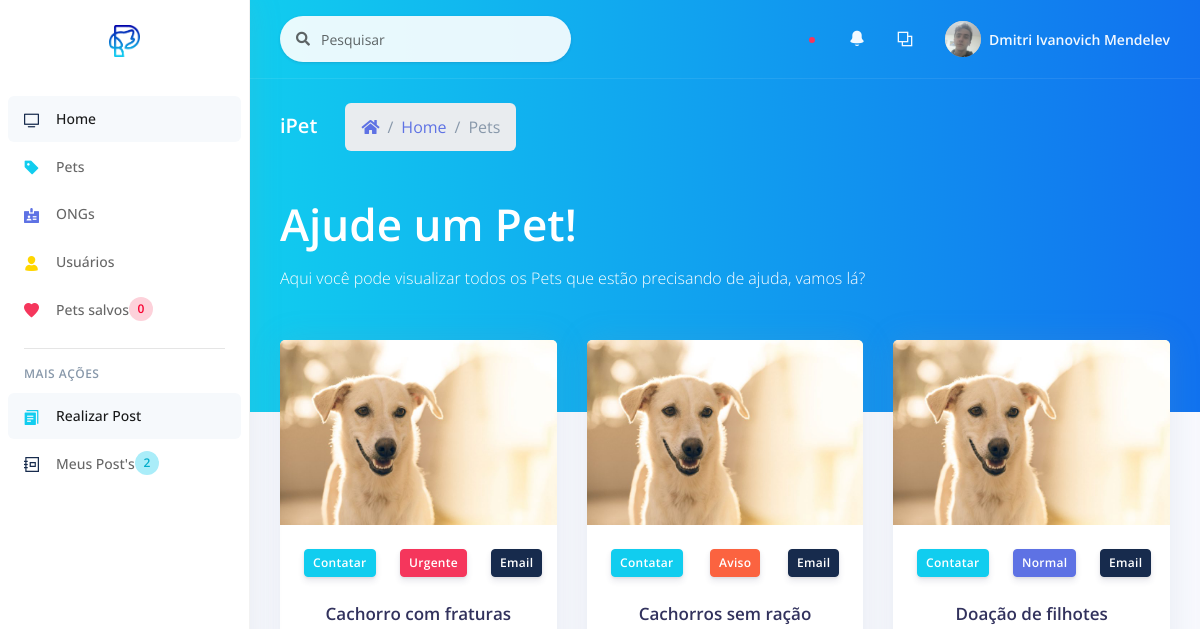
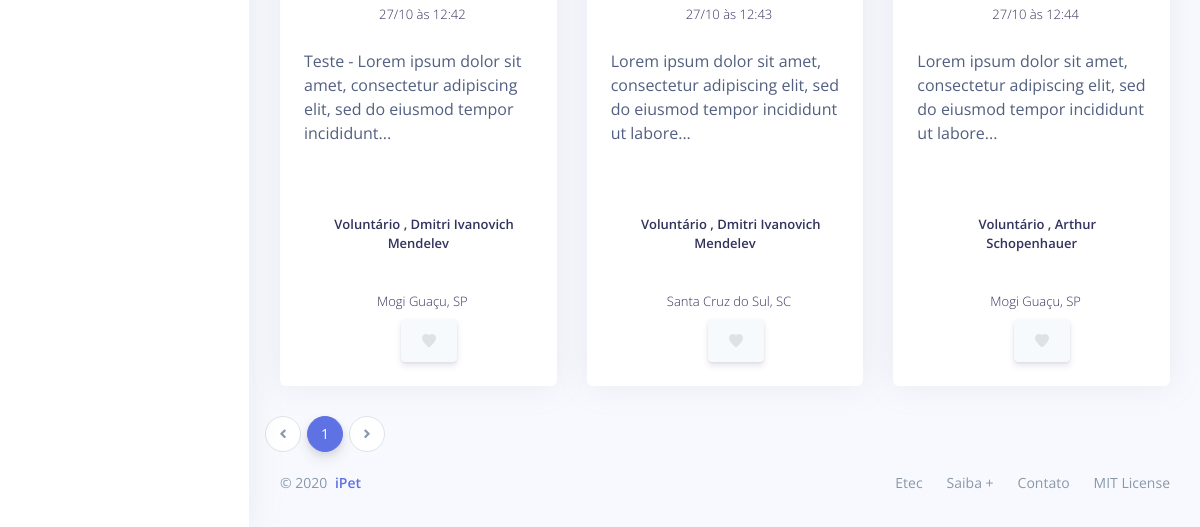
/_site/_adm/list/list_pets.php (signed in), run on an earlier commit of the app's database (2 pictures, top to bottom).
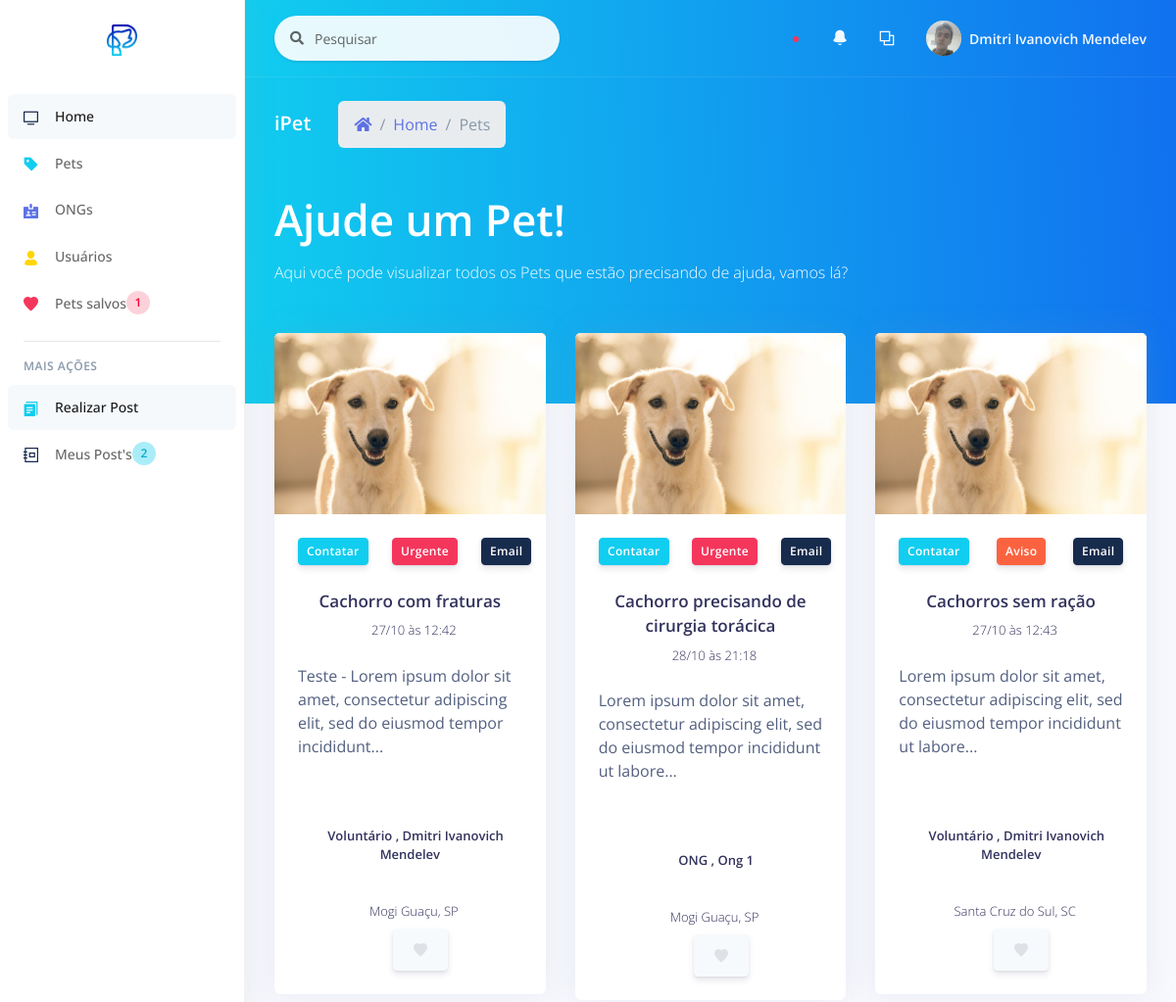
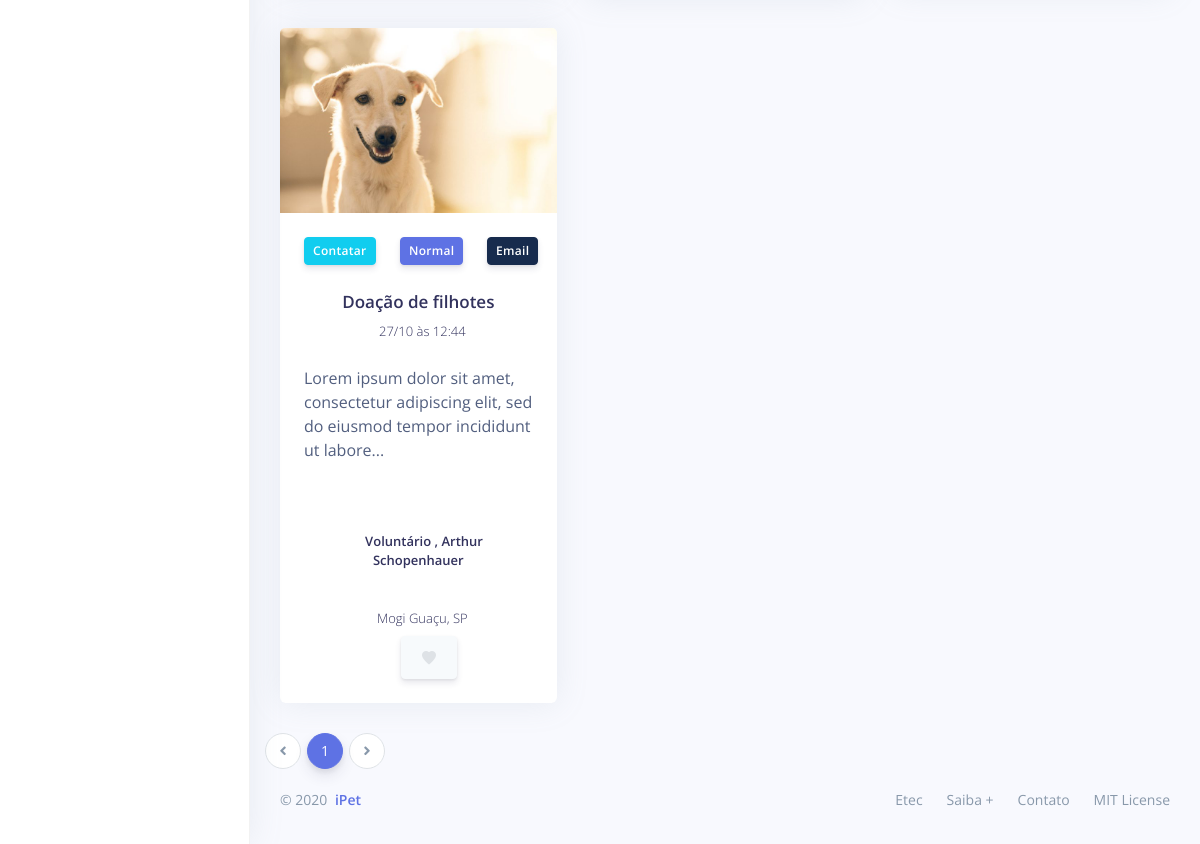
And on a later commit of the database (2 pictures, top to bottom).
### tables this page shows
CREATE TABLE `post` (
  `id_post` int(11) NOT NULL,
  `id_author` varchar(11) NOT NULL,
  `cpf_author` varchar(20) NOT NULL,
  `ranking_author` int(11) NOT NULL,
  `author` varchar(100) NOT NULL,
  `city_author` varchar(100) NOT NULL,
  `uf` varchar(2) NOT NULL,
  `title` varchar(100) NOT NULL,
  `text` text NOT NULL,
  `telephone` varchar(30) NOT NULL,
  `email` varchar(100) NOT NULL,
  `instagram` varchar(100) DEFAULT NULL,
  `type` int(11) NOT NULL,
  `created_at` varchar(20) NOT NULL,
  `image` varchar(100) NOT NULL,
  `image_author` varchar(100) NOT NULL
);

### _site/_adm/list/list_pets.php (the view, shortened to what this page needs)
<?php
include_once('../../controller/connect.php');
?>
<!DOCTYPE html>
<html>
<head>
  <?php
    include_once "../../assets/components/styles.php";
  ?>
</head>
<body>
  <?php
    include_once "../components/sidenav.php";
  ?>
  <div class="main-content" id="panel">
    <?php
      include_once "../components/top_nav.php";
    ?>
    <div class="header bg-gradient-info pb-6">
      <div class="container-fluid">
        <div class="header-body">
          <div class="row align-items-center py-4">
            <div class="col-lg-6 col-7">
              <h6 class="h2 text-white d-inline-block mb-0">iPet</h6>
              <nav aria-label="breadcrumb" class="d-none d-md-inline-block ml-md-4">
                <ol class="breadcrumb breadcrumb-links breadcrumb-dark">
                  <li class="breadcrumb-item"><a href="<?= BASE . '_site/_user/home.php'; ?>"><i class="fas fa-home"></i></a></li>
                  <li class="breadcrumb-item"><a href="<?= BASE . '_site/_user/home.php'; ?>">Home</a></li>
                  <li class="breadcrumb-item active" aria-current="page">Pets</li>
                </ol>
              </nav>
            </div>
          </div>
          <div class="row">
            <div class="col">
            <h1 class="display-2 text-white">Ajude um Pet!</h1>
            <p class="text-white mt-0 mb-5">Aqui você pode visualizar todos os Pets que estão precisando de ajuda, vamos lá?</p>
            </div>
          </div>
        </div>
      </div>
    </div>
    <div class="container-fluid mt--6">
                <?php
                  $num_page_itens = 9;
                  $page = (isset($_GET['page']))? $_GET['page'] : 1;
                  $sql_num_post = "SELECT * FROM post";
                  $res_num_post = mysqli_query($con, $sql_num_post);
                  $init = ($num_page_itens*$page)-$num_page_itens;
                  $sql_post = "SELECT * FROM post ORDER BY type DESC LIMIT $init, $num_page_itens";
                  $res_post = mysqli_query($con, $sql_post);
                  $array_post = mysqli_fetch_assoc($res_post);
                  $quanty_posts = mysqli_num_rows($res_num_post);
                  $num_pages = ceil($quanty_posts/$num_page_itens);
                ?>
      <div class="row">
      <?php
        if($quanty_posts):
        do{
      ?>
        <div class="col-xl-4 order-xl-2">
          <div class="card card-profile">
            <img src="<?= PUBLICO . 'img/posts/' . $array_post['image']; ?>" alt="Imagem de perfil" class="card-img-top">
            <div class="card-header text-center border-0 pt-8 pt-md-4 pb-0 pb-md-4">
              <div class="d-flex justify-content-between">
                <button type="button" data-toggle="modal" class="btn btn-sm btn-info  mr-4" data-target="#modalContatar<?= $array_post['id_post']; ?>">Contatar</button>
                <button type="button" data-toggle="modal" class="btn btn-sm btn-<?php
                  if($array_post['type'] == 3){
                    echo "danger";
                  } elseif ($array_post['type'] == 2) {
                    echo "warning";
                  } else{
                    echo "primary";
                  }
                ?>  mr-4" data-target="<?php
                if($array_post['type'] == 3){
                  echo "#modal-notification-danger" . $array_post['id_post'];
                } elseif ($array_post['type'] == 2) {
                  echo "#modal-notification-warning" . $array_post['id_post'];
                } else{
                  echo "#modal-notification-primary" . $array_post['id_post'];
                }
              ?>
                ">
                <?php
                  if($array_post['type'] == 3){
                    echo "Urgente";
                  } elseif ($array_post['type'] == 2) {
                    echo "Aviso";
                  } else{
                    echo "Normal";
                  }
                ?>
                </button>
                <button type="button" data-toggle="modal" class="btn btn-sm btn-default float-right" data-target="#modalEmail<?= $array_post['id_post']; ?>">Email</button>
              </div>
            </div>
            <div class="card-body pt-0">
              <div class="text-center">
                <h5 class="h3">
                  <?= $array_post['title']; ?>
                </h5>
                <div class="h5 font-weight-300">
                <?php
                $date = date_create($array_post['created_at']);
                ?>
                  <i class="ni location_pin mr-2"></i><?= date_format($date, 'd/m') . " às " . date_format($date, 'H:i') ?>
                </div>
              </div>
              <div class="row">
                <div class="col">
                  <div class="card-profile-stats d-flex">
                  <?php
                  $string = strip_tags($array_post['text']);
                  if (strlen($string) > 100) {
                      $stringCut = substr($string, 0, 100);
                      $endPoint = strrpos($stringCut, ' ');
                      $string = $endPoint? substr($stringCut, 0, $endPoint) : substr($stringCut, 0);
                      $string .= '...';
                  }
                  echo $string;
                  ?>
                  </div>
                </div>
              </div>
              <div class="row">
                <div class="col">
                  <div class="card-profile-stats d-flex justify-content-center">
                  <div class="h5 mt-4">
                  <?php
                    if($array_post['ranking_author'] == 1){
                      echo "Voluntário";
                    } elseif ($array_post['ranking_author'] == 2) {
                      echo "ONG";
                    } elseif ($array_post['ranking_author'] == 3) {
                      echo "Administrador";
                    } else {
                      echo "Oops, ocorreu um erro...";
                    }
                  ?> , <?= $array_post['author']; ?>
                  </div>
                  </div>
                </div>
              </div>
              <div>
                  <div class="text-center">
                  <div class="h5 font-weight-300">
                    <i class="ni location_pin mr-2"></i><?= $array_post['city_author'] . ", " . $array_post['uf']; ?>
                  </div>
                  </div>
                </div>
              <div class="row justify-content-center">
                <div class="col col-lg-3 order-lg-2">
                  <button class="btn btn-icon btn-secondary" type="button">
                    <a href="<?= BASE . '_site/_user/edit/edit_fav_set.php?id=' . $array_post['id_post']; ?>"><span class="btn-inner--icon">
                      <?= "<a href='" . BASE . "_site/_user/edit/edit_fav_set.php?id=" . $array_post['id_post'] . "' ><span class='btn-inner--icon'><i class='ni ni-favourite-28' style='color: #dee2e6;'></i></span></a>";?>
                  </button>
                </div>
              </div>
            </div>
          </div>
        </div>
      <?php
        } while($array_post = mysqli_fetch_assoc($res_post));
      ?>
      </div>
      <div class="row">
      <nav aria-label="...">
                    <ul class="pagination">
                      <li class="page-item">
                        <a class="page-link" href="list_pets.php?page=<?php if($page==1){ echo 1;}else{echo $page-1;};?>" tabindex="-1">
                          <i class="fa fa-angle-left"></i>
                        </a>
                      </li>
                      <?php
                        for($i=1;$i<$num_pages+1;$i++){
                          $current = "";
                          if($page == $i){
                            $current = "active";
                          }
                      ?>
                      <li class="page-item <?= $current; ?>"><a class="page-link" href="list_pets.php?page=<?= $i; ?>"><?= $i; ?></a></li>
                      <?php }?>
                      <li class="page-item">
                        <a class="page-link" href="list_pets.php?page=<?php if($page<$num_pages){ echo $page+1;}else{echo $page;};?>">
                          <i class="fa fa-angle-right"></i>
                        </a>
                      </li>
                    </ul>
              </nav>
      </div>
      <?php endif; ?>
      <?php
        include_once "../../assets/components/footer.php";
      ?>
    </div>
  </div>
</body>
</html>

### _site/assets/components/styles.php (shortened to what this page needs)
<link rel="stylesheet" href="<?= BASE; ?>_site/assets/vendor/nucleo/css/nucleo.css" type="text/css">
<link rel="stylesheet" href="<?= BASE; ?>_site/assets/vendor/@fortawesome/fontawesome-free/css/all.min.css" type="text/css">
<link rel="stylesheet" href="<?= BASE; ?>_site/assets/css/argon.css?v=1.2.0" type="text/css">

### _site/_adm/components/sidenav.php
<nav class="sidenav navbar navbar-vertical  fixed-left  navbar-expand-xs navbar-light bg-white" id="sidenav-main">
  <div class="scrollbar-inner">
    <div class="sidenav-header  align-items-center">
      <a class="navbar-brand" href="<?= BASE . '_site/_user/home.php';?>">
        <img src="<?= PUBLICO . 'img/brand/ipet-blue.png'; ?>" class="navbar-brand-img" alt="...">
      </a>
    </div>
    <div class="navbar-inner">
    <?php
    $id = $_SESSION['user_id'];
    ?>
      <div class="collapse navbar-collapse" id="sidenav-collapse-main">
        <ul class="navbar-nav">
          <li class="nav-item">
            <a class="nav-link active" href="<?= BASE . '_site/_user/home.php';?>">
              <i class="ni ni-tv-2 text-default"></i>
              <span class="nav-link-text">Home</span>
            </a>
          </li>
          <li class="nav-item">
            <a class="nav-link" href="<?= BASE . '_site/_user/list/list_pets.php';?>">
              <i class="ni ni-tag text-info"></i>
              <span class="nav-link-text">Pets</span>
            </a>
          </li>
          <li class="nav-item">
            <a class="nav-link" href="<?= BASE . '_site/_user/list/list_ongs.php';?>">
              <i class="ni ni-badge text-primary"></i>
              <span class="nav-link-text">ONGs</span>
            </a>
          </li>
          <li class="nav-item">
            <a class="nav-link" href="<?= BASE . '_site/_user/list/list_users.php';?>">
              <i class="ni ni-single-02 text-yellow"></i>
              <span class="nav-link-text">Usuários</span>
            </a>
          </li>
          <li class="nav-item">
          <?php
          $sql_count_favorite = "SELECT * FROM favorite WHERE user_id = '$id'";
          $res_count_favorite = mysqli_query($con, $sql_count_favorite);
          $count_favorite = mysqli_num_rows($res_count_favorite);
          ?>
            <a class="nav-link" href="<?= BASE . '_site/_user/list/list_favs.php';?>">
              <i class="ni ni-favourite-28 text-danger"></i>
              <span class="nav-link-text">Pets salvos</span>
              <span class="badge badge-md badge-circle badge-floating badge-danger border-white"><?= $count_favorite;?></span>
            </a>
          </li>
        </ul>
        <hr class="my-3">
        <h6 class="navbar-heading p-0 text-muted">
          <span class="docs-normal">Mais ações</span>
        </h6>
        <ul class="navbar-nav">
          <li class="nav-item">
            <a class="nav-link active" href="<?= BASE . '_site/_user/upload/upload_post.php';?>">
              <i class="ni ni-single-copy-04 text-info"></i>
              <span class="nav-link-text">Realizar Post</span>
            </a>
          </li>
          <li class="nav-item">
          <?php
          $sql_count_post = "SELECT * FROM post WHERE id_author = '$id'";
          $res_count_post = mysqli_query($con, $sql_count_post);
          $count_post = mysqli_num_rows($res_count_post);
          ?>
            <a class="nav-link" href="<?= BASE . '_site/_user/list/list_posts.php';?>">
              <i class="ni ni-collection text-default"></i>
              <span class="nav-link-text">Meus Post's</span>
              <span class="badge badge-md badge-circle badge-floating badge-info border-white"><?= $count_post;?></span>
            </a>
          </li>
        </ul>
      </div>
    </div>
  </div>
</nav>

### _site/_adm/components/top_nav.php (shortened to what this page needs)
<nav class="navbar navbar-top navbar-expand navbar-dark bg-gradient-info border-bottom">
  <div class="container-fluid">
    <div class="collapse navbar-collapse" id="navbarSupportedContent">
      <form method="POST" action="<?= BASE . '_site/_user/share/share.php?filter=' . $_SESSION['filter'];?>" class="navbar-search navbar-search-light form-inline mr-sm-3" id="navbar-search-main">
        <div class="form-group mb-0">
          <div class="input-group input-group-alternative input-group-merge">
            <div class="input-group-prepend">
              <span class="input-group-text"><i class="fas fa-search"></i></span>
            </div>
            <input name="share" class="form-control" placeholder="Pesquisar" type="text">
          </div>
        </div>
      </form>
      <ul class="navbar-nav align-items-center  ml-md-auto ">
        <li class="nav-item dropdown">
        <?php
              $sql_notify = "SELECT * FROM notify ORDER BY id_not DESC LIMIT 5";
              $res_notify = mysqli_query($con, $sql_notify);
              $qtd_notify = mysqli_num_rows($res_notify);
            ?>
          <a class="nav-link" href="#" role="button" data-toggle="dropdown" aria-haspopup="true" aria-expanded="false">
            <?php if($qtd_notify != 0){
              echo "<span class='badge badge-dot mr-4'><i class='bg-danger'></i></span>";
            }
            ?>
            <i class="ni ni-bell-55"></i>
          </a>
        </li>
        <li class="nav-item dropdown">
          <a class="nav-link" href="#" role="button" data-toggle="dropdown" aria-haspopup="true" aria-expanded="false">
            <i class="ni ni-ungroup"></i>
          </a>
        </li>
      </ul>
      <ul class="navbar-nav align-items-center  ml-auto ml-md-0 ">
        <li class="nav-item dropdown">
          <a class="nav-link pr-0" href="#" role="button" data-toggle="dropdown" aria-haspopup="true" aria-expanded="false">
            <div class="media align-items-center">
              <span class="avatar avatar-sm rounded-circle">
                <img alt="Image placeholder" src="<?= PUBLICO . 'img/users/' . $_SESSION['profile_image']; ?>">
              </span>
              <div class="media-body  ml-2  d-none d-lg-block">
                <span class="mb-0 text-sm  font-weight-bold"><?= $_SESSION['name']; ?></span>
              </div>
            </div>
          </a>
        </li>
      </ul>
    </div>
  </div>
</nav>

### _site/assets/components/footer.php
<footer class="footer pt-0">
  <div class="row align-items-center justify-content-lg-between">
    <div class="col-lg-6">
      <div class="copyright text-center  text-lg-left  text-muted">
        &copy; 2020 <a href="#" class="font-weight-bold ml-1" target="_blank">iPet</a>
      </div>
    </div>
    <div class="col-lg-6">
      <ul class="nav nav-footer justify-content-center justify-content-lg-end">
        <li class="nav-item">
          <a href="#" class="nav-link" target="_blank">Etec</a>
        </li>
        <li class="nav-item">
          <a href="#" class="nav-link" target="_blank">Saiba +</a>
        </li>
        <li class="nav-item">
          <a href="#" class="nav-link" target="_blank">Contato</a>
        </li>
        <li class="nav-item">
          <a href="https://opensource.org/licenses/MIT" class="nav-link" target="_blank">MIT License</a>
        </li>
      </ul>
    </div>
  </div>
</footer>

What changed in the data, as far as the page shows it:
added post: image (picture), type "Urgente", title "Cachorro precisando de cirurgia torácica", created_at "28/10", created_at "21:18", text "Lorem ipsum dolor sit amet, consectetur adipiscing elit, sed do eiusmod tempor incididunt ut labore...", ranking_author "ONG", author "Ong 1", city_author "Mogi Guaçu", uf "SP"
Also different on the page:
$count_favorite: "0" → "1"
